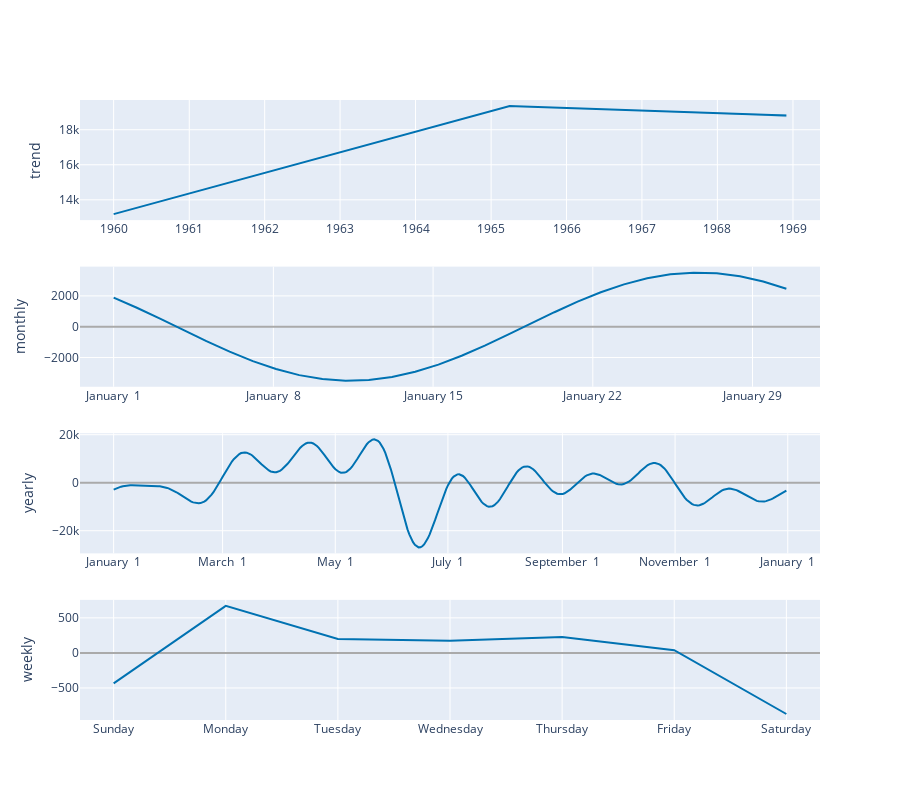

The cell this chart's notebook holds for it:
### Code cell
plot_components_plotly(prophet_with_seasonality, forecast_s)
